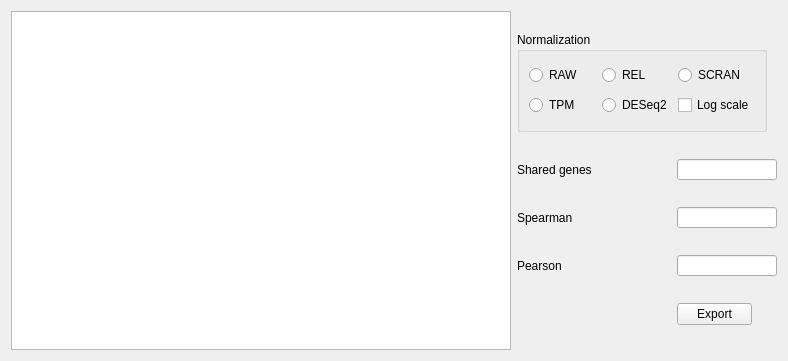
<?xml version="1.0" encoding="UTF-8"?>
<ui version="4.0">
 <class>analysisCorrelation</class>
 <widget class="QWidget" name="analysisCorrelation">
  <property name="geometry">
   <rect>
    <x>0</x>
    <y>0</y>
    <width>788</width>
    <height>361</height>
   </rect>
  </property>
  <property name="windowTitle">
   <string>Correlation Analysis</string>
  </property>
  <layout class="QVBoxLayout" name="verticalLayout">
   <item>
    <layout class="QHBoxLayout" name="horizontalLayout_2">
     <item>
      <widget class="QtCharts::QChartView" name="plot">
       <property name="minimumSize">
        <size>
         <width>500</width>
         <height>300</height>
        </size>
       </property>
      </widget>
     </item>
     <item>
      <layout class="QGridLayout" name="gridLayout">
       <property name="sizeConstraint">
        <enum>QLayout::SetFixedSize</enum>
       </property>
       <item row="4" column="0">
        <widget class="QLabel" name="label_3">
         <property name="text">
          <string>Pearson</string>
         </property>
        </widget>
       </item>
       <item row="2" column="0">
        <widget class="QLabel" name="label">
         <property name="text">
          <string>Shared genes</string>
         </property>
        </widget>
       </item>
       <item row="4" column="1">
        <widget class="QLineEdit" name="pearson">
         <property name="minimumSize">
          <size>
           <width>100</width>
           <height>21</height>
          </size>
         </property>
         <property name="maximumSize">
          <size>
           <width>100</width>
           <height>21</height>
          </size>
         </property>
         <property name="mouseTracking">
          <bool>false</bool>
         </property>
         <property name="acceptDrops">
          <bool>false</bool>
         </property>
         <property name="toolTip">
          <string>Pearson correlation value</string>
         </property>
         <property name="statusTip">
          <string>Pearson correlation value</string>
         </property>
         <property name="readOnly">
          <bool>true</bool>
         </property>
        </widget>
       </item>
       <item row="2" column="1">
        <widget class="QLineEdit" name="sharedGenes">
         <property name="minimumSize">
          <size>
           <width>100</width>
           <height>21</height>
          </size>
         </property>
         <property name="maximumSize">
          <size>
           <width>100</width>
           <height>21</height>
          </size>
         </property>
         <property name="mouseTracking">
          <bool>false</bool>
         </property>
         <property name="acceptDrops">
          <bool>false</bool>
         </property>
         <property name="toolTip">
          <string>Number of genes shared between selections</string>
         </property>
         <property name="statusTip">
          <string>Number of genes shared between selections</string>
         </property>
         <property name="readOnly">
          <bool>true</bool>
         </property>
        </widget>
       </item>
       <item row="3" column="0">
        <widget class="QLabel" name="label_2">
         <property name="text">
          <string>Spearman</string>
         </property>
        </widget>
       </item>
       <item row="0" column="0" colspan="2">
        <widget class="QGroupBox" name="groupBoxNormalization">
         <property name="minimumSize">
          <size>
           <width>250</width>
           <height>100</height>
          </size>
         </property>
         <property name="maximumSize">
          <size>
           <width>250</width>
           <height>100</height>
          </size>
         </property>
         <property name="cursor">
          <cursorShape>PointingHandCursor</cursorShape>
         </property>
         <property name="toolTip">
          <string>Different normalization methods for the counts</string>
         </property>
         <property name="statusTip">
          <string>Normalization methods</string>
         </property>
         <property name="whatsThis">
          <string>Different normalization methods for the counts</string>
         </property>
         <property name="title">
          <string>Normalization</string>
         </property>
         <property name="flat">
          <bool>true</bool>
         </property>
         <property name="checkable">
          <bool>false</bool>
         </property>
         <layout class="QGridLayout" name="gridLayout_2">
          <item row="0" column="0">
           <widget class="QRadioButton" name="normalization_raw">
            <property name="text">
             <string>RAW</string>
            </property>
           </widget>
          </item>
          <item row="0" column="1">
           <widget class="QRadioButton" name="normalization_rel">
            <property name="text">
             <string>REL</string>
            </property>
           </widget>
          </item>
          <item row="0" column="2">
           <widget class="QRadioButton" name="normalization_scran">
            <property name="text">
             <string>SCRAN</string>
            </property>
           </widget>
          </item>
          <item row="1" column="0">
           <widget class="QRadioButton" name="normalization_tpm">
            <property name="text">
             <string>TPM</string>
            </property>
           </widget>
          </item>
          <item row="1" column="1">
           <widget class="QRadioButton" name="normalization_deseq">
            <property name="text">
             <string>DESeq2</string>
            </property>
           </widget>
          </item>
          <item row="1" column="2">
           <widget class="QCheckBox" name="logScale">
            <property name="text">
             <string>Log scale</string>
            </property>
           </widget>
          </item>
         </layout>
        </widget>
       </item>
       <item row="3" column="1">
        <widget class="QLineEdit" name="spearman">
         <property name="minimumSize">
          <size>
           <width>100</width>
           <height>21</height>
          </size>
         </property>
         <property name="maximumSize">
          <size>
           <width>100</width>
           <height>21</height>
          </size>
         </property>
         <property name="mouseTracking">
          <bool>false</bool>
         </property>
         <property name="acceptDrops">
          <bool>false</bool>
         </property>
         <property name="toolTip">
          <string>Spearman correlation value</string>
         </property>
         <property name="statusTip">
          <string>Spearman correlation value</string>
         </property>
         <property name="readOnly">
          <bool>true</bool>
         </property>
        </widget>
       </item>
       <item row="5" column="1">
        <widget class="QPushButton" name="exportPlot">
         <property name="minimumSize">
          <size>
           <width>75</width>
           <height>0</height>
          </size>
         </property>
         <property name="maximumSize">
          <size>
           <width>75</width>
           <height>16777215</height>
          </size>
         </property>
         <property name="cursor">
          <cursorShape>SplitHCursor</cursorShape>
         </property>
         <property name="toolTip">
          <string>Export the correlation plot to a file</string>
         </property>
         <property name="statusTip">
          <string>Export the correlation plot to a file</string>
         </property>
         <property name="text">
          <string>Export</string>
         </property>
        </widget>
       </item>
      </layout>
     </item>
    </layout>
   </item>
  </layout>
 </widget>
 <customwidgets>
  <customwidget>
   <class>QtCharts::QChartView</class>
   <extends>QGraphicsView</extends>
   <header location="global">QtCharts/QChartView&gt;
#include &lt;QtCharts/chartsnamespace.h</header>
  </customwidget>
 </customwidgets>
 <resources/>
 <connections/>
</ui>
